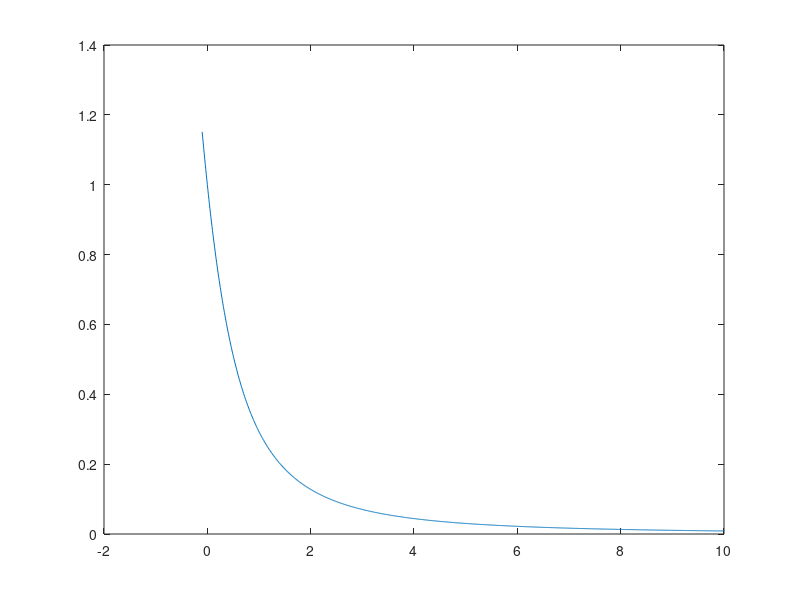

MATLAB code to generate this figure:
% projektowanie filtra - transformata Z
clc;clear;pkg load signal;
% butterworth S domain low pass for normalized frequency
H_2S = @(s) (1/((s*s)+sqrt(2)*s+1));
s=-0.1:0.01:10
y=arrayfun(H_2S, s);
plot(s,y)

